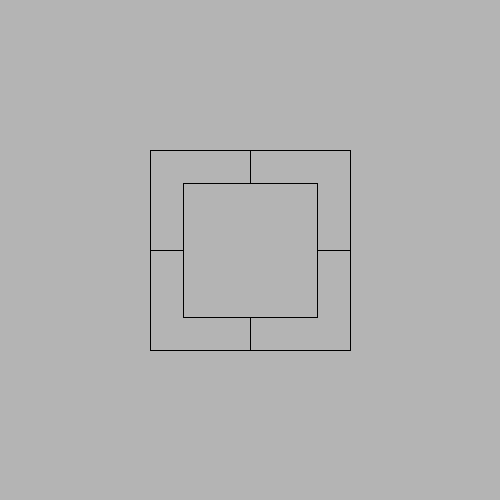
Frame 1 (no input)
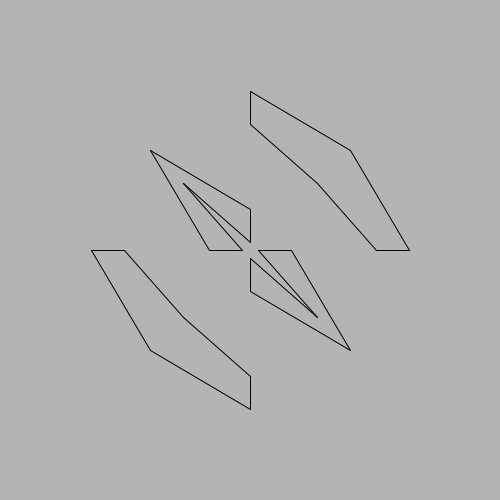
Frame 60 (the mouse pressed at the canvas centre just before this capture)
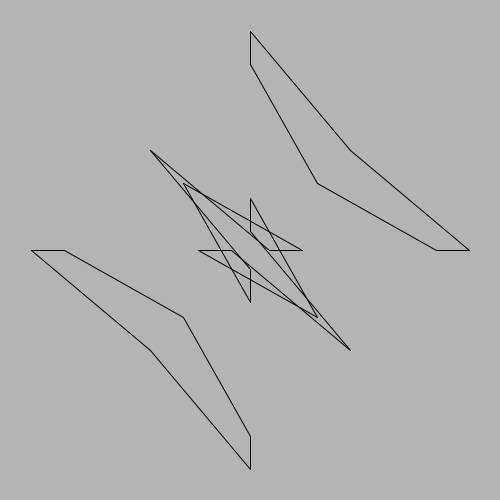
Frame 120 (the mouse held since frame 60 and released just before this capture)

The Processing sketch that drew these frames (run headless with seeded random() and noise(); from frame 60 on, the mouse is pressed at the canvas centre):

// Processing sketch: processing_57093
// ── processing_57093.pde

int w;
int h;
int x1;
int y1;
int x2;
int y2;
int a;
int b;
int c;

void setup(){
  size(500,500);
  frameRate(10);
  
  w=100;
  h=w;
  x1=150;
  y1=150;
  x2=x1+w*2;
  y2=y1+h*2;
  a=w/3;
  b=0;
}

void draw
(){fill(153);
 
  
background(180, 180, 180);
 line(x1, y1, x1+w, y1-b);
  line(x1-b, y1+h, x1+a-b, y1+h);
  line(x1, y1, x1-b, y1+h);
  line(x1+w, y1-b, x1+w, y1+a-b);
  line(x1+a, y1+a, x1+w, y1+a-b);
  line(x1+a, y1+a, x1+a-b, y1+h);

  line(x2, y1, x2-w, y1-c);
  line(x2+c, y1+h, x2-a+c, y1+h);
  line(x2-w, y1-c, x2-w, y1+a-c);
  line(x2, y1, x2+c, y1+h);
  line(x2-a, y1+a, x2-w, y1+a-c);
  line(x2-a, y1+a, x2-a+c, y1+h);

  line(x1-c, y2-h, x1+a-c, y2-h);
  line(x1, y2, x1+w, y2+c);
  line(x1, y2, x1-c, y2-h);
  line(x1+w, y2+c, x1+w, y2-a+c);
  line(x1+a, y2-a, x1+w, y2-a+c);
  line(x1+a, y2-a, x1+a-c, y2-h);
 
  line(x2+b, y2-h, x2-a+b, y2-h);
  line(x2, y2, x2-w, y2+b);
  line(x2-w, y2+b, x2-w, y2-a+b);
  line(x2, y2, x2+b, y2-h);
  line(x2-a, y2-a, x2-w, y2-a+b);
  line(x2-a, y2-a, x2-a+b, y2-h);

    b=b-1;
    c=c+1;
}
